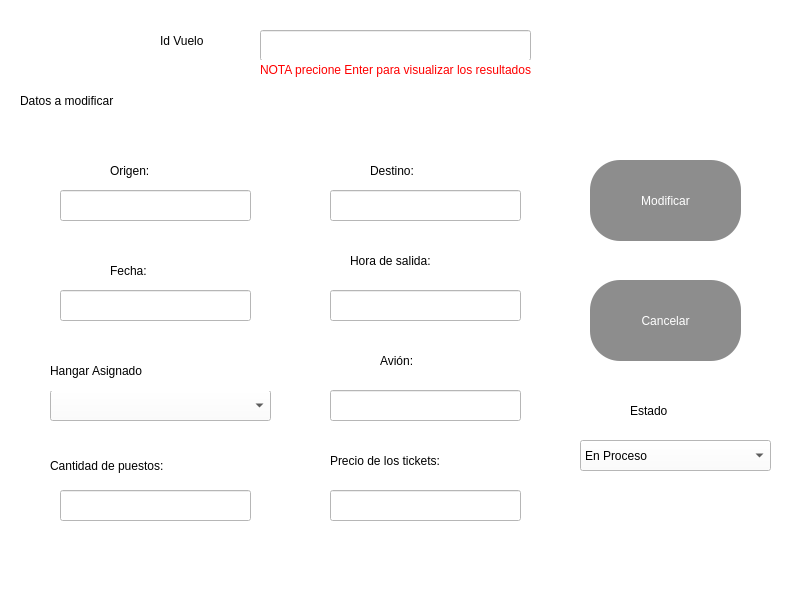
<?xml version="1.0" encoding="UTF-8"?>
<ui version="4.0">
 <class>MainWindow</class>
 <widget class="QMainWindow" name="MainWindow">
  <property name="geometry">
   <rect>
    <x>0</x>
    <y>0</y>
    <width>800</width>
    <height>600</height>
   </rect>
  </property>
  <property name="windowTitle">
   <string>MainWindow</string>
  </property>
  <property name="styleSheet">
   <string notr="true">background-color: rgb(255, 255, 255);</string>
  </property>
  <widget class="QWidget" name="centralwidget">
   <widget class="QComboBox" name="comboBox">
    <property name="geometry">
     <rect>
      <x>50</x>
      <y>390</y>
      <width>221</width>
      <height>31</height>
     </rect>
    </property>
    <property name="styleSheet">
     <string notr="true">background-color: rgb(255, 255, 255);
font: 12pt &quot;MS Shell Dlg 2&quot;;</string>
    </property>
   </widget>
   <widget class="QLabel" name="label_12">
    <property name="geometry">
     <rect>
      <x>50</x>
      <y>450</y>
      <width>221</width>
      <height>31</height>
     </rect>
    </property>
    <property name="styleSheet">
     <string notr="true">font: 15pt &quot;MS Reference Sans Serif&quot;;</string>
    </property>
    <property name="text">
     <string>Cantidad de puestos:</string>
    </property>
   </widget>
   <widget class="QLabel" name="label_2">
    <property name="geometry">
     <rect>
      <x>370</x>
      <y>150</y>
      <width>111</width>
      <height>41</height>
     </rect>
    </property>
    <property name="styleSheet">
     <string notr="true">font: 15pt &quot;MS Reference Sans Serif&quot;;</string>
    </property>
    <property name="text">
     <string>Destino:</string>
    </property>
   </widget>
   <widget class="QLabel" name="label">
    <property name="geometry">
     <rect>
      <x>110</x>
      <y>150</y>
      <width>111</width>
      <height>41</height>
     </rect>
    </property>
    <property name="styleSheet">
     <string notr="true">font: 15pt &quot;MS Reference Sans Serif&quot;;</string>
    </property>
    <property name="text">
     <string>Origen:</string>
    </property>
   </widget>
   <widget class="QPushButton" name="btn_cancelar">
    <property name="geometry">
     <rect>
      <x>590</x>
      <y>280</y>
      <width>151</width>
      <height>81</height>
     </rect>
    </property>
    <property name="styleSheet">
     <string notr="true">QPushButton{
font: 90 20pt &quot;MS Shell Dlg 2&quot;;
  color:rgb(255, 255, 255);
  
	background-color: rgb(104, 127, 143);
border-radius:30px;
}
QPushButton:hover{
background-color: rgb(255, 0,0 );
	color:rgb(255, 255, 255);
}

QPushButton{

  color:rgb(255, 255, 255);
  
	
	background-color: rgb(141, 141, 141);
}
</string>
    </property>
    <property name="text">
     <string>Cancelar</string>
    </property>
   </widget>
   <widget class="QLineEdit" name="lineEdit_destino">
    <property name="geometry">
     <rect>
      <x>330</x>
      <y>190</y>
      <width>191</width>
      <height>31</height>
     </rect>
    </property>
    <property name="styleSheet">
     <string notr="true">background-color: rgb(255, 255, 255);
font: 12pt &quot;MS Shell Dlg 2&quot;;</string>
    </property>
    <property name="text">
     <string/>
    </property>
   </widget>
   <widget class="QLineEdit" name="lineEdit_hora">
    <property name="geometry">
     <rect>
      <x>330</x>
      <y>290</y>
      <width>191</width>
      <height>31</height>
     </rect>
    </property>
    <property name="styleSheet">
     <string notr="true">background-color: rgb(255, 255, 255);
font: 12pt &quot;MS Shell Dlg 2&quot;;</string>
    </property>
    <property name="text">
     <string/>
    </property>
   </widget>
   <widget class="QLineEdit" name="lineEdit_origen">
    <property name="geometry">
     <rect>
      <x>60</x>
      <y>190</y>
      <width>191</width>
      <height>31</height>
     </rect>
    </property>
    <property name="styleSheet">
     <string notr="true">background-color: rgb(255, 255, 255);
font: 12pt &quot;MS Shell Dlg 2&quot;;</string>
    </property>
    <property name="text">
     <string/>
    </property>
   </widget>
   <widget class="QPushButton" name="btn_modificar">
    <property name="geometry">
     <rect>
      <x>590</x>
      <y>160</y>
      <width>151</width>
      <height>81</height>
     </rect>
    </property>
    <property name="styleSheet">
     <string notr="true">QPushButton{
font: 90 20pt &quot;MS Shell Dlg 2&quot;;
  color:rgb(255, 255, 255);
  
	background-color: rgb(104, 127, 143);
border-radius:30px;
}
QPushButton:hover{
background-color: rgb(255, 0,0 );
	color:rgb(255, 255, 255);
}

QPushButton{

  color:rgb(255, 255, 255);
  
	
	background-color: rgb(141, 141, 141);
}
</string>
    </property>
    <property name="text">
     <string>Modificar</string>
    </property>
   </widget>
   <widget class="QComboBox" name="comboBox_estado">
    <property name="geometry">
     <rect>
      <x>580</x>
      <y>440</y>
      <width>191</width>
      <height>31</height>
     </rect>
    </property>
    <property name="styleSheet">
     <string notr="true">font: 12pt &quot;MS Shell Dlg 2&quot;;</string>
    </property>
    <item>
     <property name="text">
      <string>En Proceso</string>
     </property>
    </item>
    <item>
     <property name="text">
      <string>Finalizado</string>
     </property>
    </item>
   </widget>
   <widget class="QLineEdit" name="lineEdit_avion">
    <property name="geometry">
     <rect>
      <x>330</x>
      <y>390</y>
      <width>191</width>
      <height>31</height>
     </rect>
    </property>
    <property name="styleSheet">
     <string notr="true">background-color: rgb(255, 255, 255);
font: 12pt &quot;MS Shell Dlg 2&quot;;</string>
    </property>
    <property name="text">
     <string/>
    </property>
   </widget>
   <widget class="QLabel" name="label_8">
    <property name="geometry">
     <rect>
      <x>380</x>
      <y>340</y>
      <width>111</width>
      <height>41</height>
     </rect>
    </property>
    <property name="styleSheet">
     <string notr="true">font: 15pt &quot;MS Reference Sans Serif&quot;;</string>
    </property>
    <property name="text">
     <string>Avión:</string>
    </property>
   </widget>
   <widget class="QLabel" name="label_6">
    <property name="geometry">
     <rect>
      <x>350</x>
      <y>240</y>
      <width>161</width>
      <height>41</height>
     </rect>
    </property>
    <property name="styleSheet">
     <string notr="true">font: 15pt &quot;MS Reference Sans Serif&quot;;</string>
    </property>
    <property name="text">
     <string>Hora de salida:</string>
    </property>
   </widget>
   <widget class="QLineEdit" name="lineEdit_precio_tickets">
    <property name="geometry">
     <rect>
      <x>330</x>
      <y>490</y>
      <width>191</width>
      <height>31</height>
     </rect>
    </property>
    <property name="styleSheet">
     <string notr="true">background-color: rgb(255, 255, 255);
font: 12pt &quot;MS Shell Dlg 2&quot;;</string>
    </property>
    <property name="text">
     <string/>
    </property>
   </widget>
   <widget class="QLabel" name="label_5">
    <property name="geometry">
     <rect>
      <x>110</x>
      <y>250</y>
      <width>221</width>
      <height>41</height>
     </rect>
    </property>
    <property name="styleSheet">
     <string notr="true">font: 15pt &quot;MS Reference Sans Serif&quot;;</string>
    </property>
    <property name="text">
     <string>Fecha:</string>
    </property>
   </widget>
   <widget class="QLabel" name="label_14">
    <property name="geometry">
     <rect>
      <x>330</x>
      <y>440</y>
      <width>221</width>
      <height>41</height>
     </rect>
    </property>
    <property name="styleSheet">
     <string notr="true">font: 15pt &quot;MS Reference Sans Serif&quot;;</string>
    </property>
    <property name="text">
     <string>Precio de los tickets:</string>
    </property>
   </widget>
   <widget class="QLabel" name="label_9">
    <property name="geometry">
     <rect>
      <x>50</x>
      <y>350</y>
      <width>231</width>
      <height>41</height>
     </rect>
    </property>
    <property name="styleSheet">
     <string notr="true">font: 15pt &quot;MS Reference Sans Serif&quot;;</string>
    </property>
    <property name="text">
     <string>Hangar Asignado</string>
    </property>
   </widget>
   <widget class="QLineEdit" name="lineEdit_cant_puestos">
    <property name="geometry">
     <rect>
      <x>60</x>
      <y>490</y>
      <width>191</width>
      <height>31</height>
     </rect>
    </property>
    <property name="styleSheet">
     <string notr="true">background-color: rgb(255, 255, 255);
font: 12pt &quot;MS Shell Dlg 2&quot;;</string>
    </property>
    <property name="text">
     <string/>
    </property>
   </widget>
   <widget class="QLineEdit" name="lineEdit_id_vuelo">
    <property name="geometry">
     <rect>
      <x>260</x>
      <y>30</y>
      <width>271</width>
      <height>31</height>
     </rect>
    </property>
    <property name="styleSheet">
     <string notr="true">background-color: rgb(255, 255, 255);
font: 12pt &quot;MS Shell Dlg 2&quot;;</string>
    </property>
    <property name="text">
     <string/>
    </property>
   </widget>
   <widget class="QLabel" name="label_3">
    <property name="geometry">
     <rect>
      <x>160</x>
      <y>20</y>
      <width>91</width>
      <height>41</height>
     </rect>
    </property>
    <property name="styleSheet">
     <string notr="true">font: 15pt &quot;MS Reference Sans Serif&quot;;</string>
    </property>
    <property name="text">
     <string>Id Vuelo</string>
    </property>
   </widget>
   <widget class="QLabel" name="label_4">
    <property name="geometry">
     <rect>
      <x>20</x>
      <y>80</y>
      <width>391</width>
      <height>41</height>
     </rect>
    </property>
    <property name="styleSheet">
     <string notr="true">font: 15pt &quot;MS Reference Sans Serif&quot;;</string>
    </property>
    <property name="text">
     <string>Datos a modificar</string>
    </property>
   </widget>
   <widget class="QLineEdit" name="lineEdit_fecha">
    <property name="geometry">
     <rect>
      <x>60</x>
      <y>290</y>
      <width>191</width>
      <height>31</height>
     </rect>
    </property>
    <property name="styleSheet">
     <string notr="true">background-color: rgb(255, 255, 255);
font: 12pt &quot;MS Shell Dlg 2&quot;;</string>
    </property>
    <property name="text">
     <string/>
    </property>
   </widget>
   <widget class="QLabel" name="label_10">
    <property name="geometry">
     <rect>
      <x>630</x>
      <y>390</y>
      <width>111</width>
      <height>41</height>
     </rect>
    </property>
    <property name="styleSheet">
     <string notr="true">font: 15pt &quot;MS Reference Sans Serif&quot;;</string>
    </property>
    <property name="text">
     <string>Estado</string>
    </property>
   </widget>
   <widget class="QLabel" name="label_7">
    <property name="geometry">
     <rect>
      <x>260</x>
      <y>60</y>
      <width>281</width>
      <height>20</height>
     </rect>
    </property>
    <property name="styleSheet">
     <string notr="true">font: 9pt &quot;MS Shell Dlg 2&quot;;
color: rgb(255, 0, 0);</string>
    </property>
    <property name="text">
     <string>NOTA precione Enter para visualizar los resultados</string>
    </property>
   </widget>
  </widget>
  <widget class="QMenuBar" name="menubar">
   <property name="geometry">
    <rect>
     <x>0</x>
     <y>0</y>
     <width>800</width>
     <height>21</height>
    </rect>
   </property>
  </widget>
  <widget class="QStatusBar" name="statusbar"/>
 </widget>
 <resources/>
 <connections/>
</ui>
